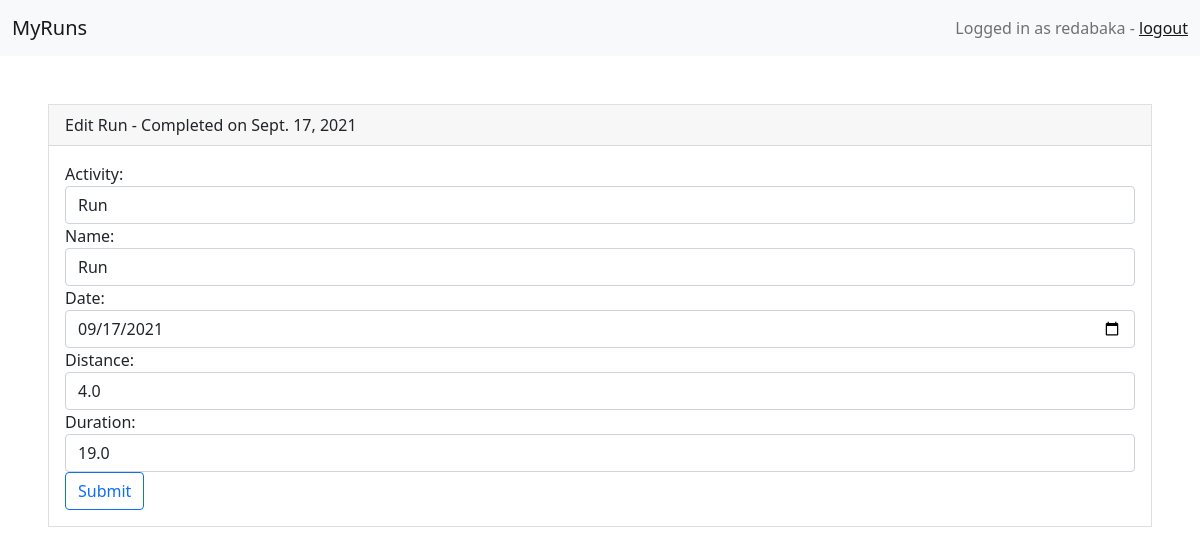
Page /run/6/edit/ (signed in) on the committed database.
### workout/models.py (models this page shows, shortened)
class Run(models.Model):
    ACTIVITY_CHOICES = (
        ('run', 'Run'),
        ('hike', 'Hike')
    )
    user = models.ForeignKey(User, on_delete=models.CASCADE, null=True, blank=True)
    activity = models.CharField(max_length=20, choices=ACTIVITY_CHOICES, default='run')
    name = models.CharField(max_length=20)
    created = models.DateTimeField(auto_now_add=True)
    distance = models.FloatField()
    duration = models.FloatField()
    pace = models.FloatField()
    date = models.DateField()
    class Meta:
        order_with_respect_to = 'user'

### workout/views.py (the view)
# urls.py: path('run/<str:pk>/edit/', views.edit_run, name='edit_run'),
@login_required(login_url='login/')
def edit_run(request, pk):
    run = Run.objects.get(id=pk)
    if request.method == 'POST':
        form = RunForm(request.POST, instance=run)
        if form.is_valid():
            pace = float(form.cleaned_data['duration'])/float(form.cleaned_data['distance'])
            edit_run = form.save(commit=False)
            edit_run.pace = pace
            edit_run.save()
        return redirect('/run/{}'.format(edit_run.id))
    else:
        form = RunForm(instance=run)
    return render(request,
                  'workout/run/editrun.html',
                  {'form': form,
                   'run': run})

### workout/forms.py
class RunForm(forms.ModelForm):
    class Meta:
        model = Run
        fields = ('activity','name', 'date', 'distance', 'duration')
        widgets = {
                'date': DateInput()
            }

### workout/templates/workout/run/editrun.html (shortened to what this page needs)
{% extends "base.html" %}
{% load widget_tweaks %}
{% load workout_tags %}
{% block content %}
<div class="card-header">
    Edit {{ run.name }} - Completed on {{ run.date }}
</div>
<div class="card-body">
<form method="POST" action="">
	{% for field in form.visible_fields %}
		<div class="form-group">
			{{ field.label_tag }}
			{% render_field field class="form-control" %}
		</div>
	{% endfor %}
	<input class="btn btn-outline-primary" type="submit" name="Edit Run">
</form>
</div>
 {% endblock %}

### workout/templates/base.html (shortened to what this page needs)
{% load static %}
<!DOCTYPE html>
<html>
<head>
    <link href="https://cdn.jsdelivr.net/npm/bootstrap@5.0.2/dist/css/bootstrap.min.css" rel="stylesheet"
>
</head>
<body>
    <nav class="navbar navbar-light bg-light">
        <div class="container-fluid">
          <span class="navbar-brand mb-0 h1">MyRuns</span>
          {% if user.is_authenticated %}
            <span class="navbar-text">
                Logged in as {{ user.username }} -
                <a href="{% url 'workout:logout' %}"">logout</a>
            </span>
          {% endif %}
        </div>
    </nav>
    <div class='card m-5 rounded-0'>
        {% block content %}
        {% endblock %}
    </div>
</body>
</html>

### rows in the picture
Run: name "Run", date "Sept. 17, 2021", activity "Run" "Run" "09/17/2021" "4.0" "19.0"

### other values in the picture
{{ user.username }} "redabaka"
{{ field.label_tag }} "Activity:" "Name:" "Date:" "Distance:" "Duration:"
